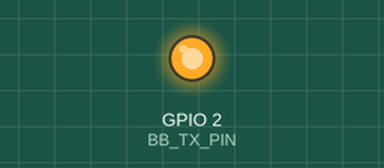
Recording of a sketch running on a simulated ESP32-S3. Shown: output pins drawn as LEDs (lit = HIGH).

Above: at 2.3 s.
Timing chart, 0 to 3.8 s (numbered marks = the images above):
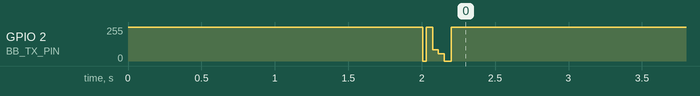

The sketch:

ESP32_Repeat_for_NOFreeRTOS.ino
```cpp
/**********************************************************************
  ESP32-S3 BitBang TX 300bps テストスケッチ
  GPIO2 = BitBang TX
  GPIO3 = (未使用)
  - 固定長パケット [0x01, 0x06, 0x05, 0x00, 0x00, 0x0C] を送信
  - 起動後 2秒後に一度だけ送信
**********************************************************************/

#define BB_TX_PIN 2
#define BB_BAUD 300
#define BIT_DELAY (1000000UL / BB_BAUD)

uint8_t testPacket[6] = { 0x01, 0x06, 0x05, 0x00, 0x00, 0x0C };

void setup() {
  pinMode(BB_TX_PIN, OUTPUT);
  digitalWrite(BB_TX_PIN, HIGH);  // Idle状態
  delay(2000);  // 2秒待ってから送信開始
  send_fixed_packet(testPacket);
}

void loop() {
  // 何もしない（1回だけ送信）
}

void send_fixed_packet(uint8_t *buf) {
  for (int i = 0; i < 6; i++) {
    send_bitbang_byte(buf[i]);
    delayMicroseconds(800);  // バイト間ギャップ
  }
}

void send_bitbang_byte(uint8_t b) {
  // スタートビット
  digitalWrite(BB_TX_PIN, LOW);
  delayMicroseconds(BIT_DELAY);

  // データビット（LSBファースト）
  for (uint8_t i = 0; i < 8; i++) {
    digitalWrite(BB_TX_PIN, (b >> i) & 0x01);
    delayMicroseconds(BIT_DELAY);
  }

  // ストップビット
  digitalWrite(BB_TX_PIN, HIGH);
  delayMicroseconds(BIT_DELAY);
}
```
